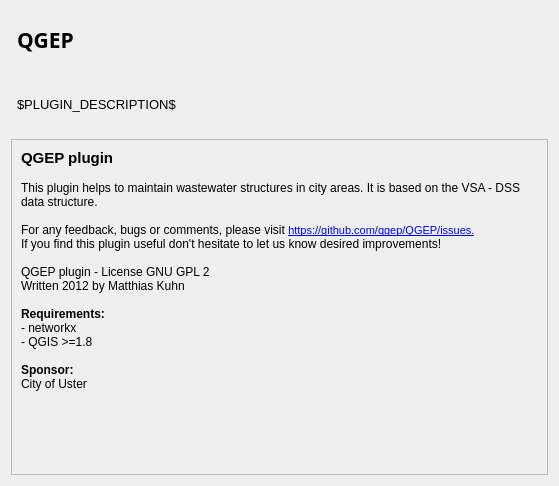
<?xml version="1.0" encoding="UTF-8"?>
<ui version="4.0">
 <class>DlgAbout</class>
 <widget class="QDialog" name="DlgAbout">
  <property name="geometry">
   <rect>
    <x>0</x>
    <y>0</y>
    <width>559</width>
    <height>486</height>
   </rect>
  </property>
  <property name="windowTitle">
   <string>Dialog</string>
  </property>
  <layout class="QGridLayout" name="gridLayout">
   <item row="1" column="1">
    <widget class="QLabel" name="description">
     <property name="sizePolicy">
      <sizepolicy hsizetype="Expanding" vsizetype="Expanding">
       <horstretch>0</horstretch>
       <verstretch>0</verstretch>
      </sizepolicy>
     </property>
     <property name="font">
      <font>
       <pointsize>10</pointsize>
      </font>
     </property>
     <property name="text">
      <string>$PLUGIN_DESCRIPTION$</string>
     </property>
     <property name="wordWrap">
      <bool>true</bool>
     </property>
    </widget>
   </item>
   <item row="2" column="0" colspan="2">
    <widget class="QScrollArea" name="scrollArea_2">
     <property name="widgetResizable">
      <bool>true</bool>
     </property>
     <widget class="QWidget" name="scrollAreaWidgetContents_2">
      <property name="geometry">
       <rect>
        <x>0</x>
        <y>0</y>
        <width>539</width>
        <height>325</height>
       </rect>
      </property>
      <layout class="QVBoxLayout" name="verticalLayout_3">
       <item>
        <widget class="QLabel" name="label_3">
         <property name="sizePolicy">
          <sizepolicy hsizetype="Preferred" vsizetype="Preferred">
           <horstretch>0</horstretch>
           <verstretch>0</verstretch>
          </sizepolicy>
         </property>
         <property name="minimumSize">
          <size>
           <width>10</width>
           <height>10</height>
          </size>
         </property>
         <property name="cursor">
          <cursorShape>ArrowCursor</cursorShape>
         </property>
         <property name="focusPolicy">
          <enum>Qt::NoFocus</enum>
         </property>
         <property name="frameShape">
          <enum>QFrame::NoFrame</enum>
         </property>
         <property name="text">
          <string>&lt;!DOCTYPE HTML PUBLIC &quot;-//W3C//DTD HTML 4.0//EN&quot; &quot;http://www.w3.org/TR/REC-html40/strict.dtd&quot;&gt;
&lt;html&gt;&lt;head&gt;&lt;meta name=&quot;qrichtext&quot; content=&quot;1&quot; /&gt;&lt;style type=&quot;text/css&quot;&gt;
p, li { white-space: pre-wrap; }
&lt;/style&gt;&lt;/head&gt;&lt;body style=&quot; font-family:'Cantarell'; font-size:11pt; font-weight:400; font-style:normal;&quot;&gt;
&lt;p style=&quot; margin-top:0px; margin-bottom:0px; margin-left:0px; margin-right:0px; -qt-block-indent:0; text-indent:0px;&quot;&gt;&lt;span style=&quot; font-family:'Sans Serif'; font-weight:600;&quot;&gt;QGEP plugin&lt;/span&gt;&lt;/p&gt;
&lt;p style=&quot;-qt-paragraph-type:empty; margin-top:0px; margin-bottom:0px; margin-left:0px; margin-right:0px; -qt-block-indent:0; text-indent:0px; font-family:'Sans Serif'; font-size:9pt;&quot;&gt;&lt;br /&gt;&lt;/p&gt;
&lt;p style=&quot; margin-top:0px; margin-bottom:0px; margin-left:0px; margin-right:0px; -qt-block-indent:0; text-indent:0px;&quot;&gt;&lt;span style=&quot; font-family:'Sans Serif'; font-size:9pt;&quot;&gt;This plugin helps to maintain wastewater structures in city areas. It is based on the VSA - DSS data structure.&lt;/span&gt;&lt;/p&gt;
&lt;p style=&quot;-qt-paragraph-type:empty; margin-top:0px; margin-bottom:0px; margin-left:0px; margin-right:0px; -qt-block-indent:0; text-indent:0px; font-family:'Sans Serif'; font-size:9pt;&quot;&gt;&lt;br /&gt;&lt;/p&gt;
&lt;p style=&quot; margin-top:0px; margin-bottom:0px; margin-left:0px; margin-right:0px; -qt-block-indent:0; text-indent:0px;&quot;&gt;&lt;span style=&quot; font-family:'Sans Serif'; font-size:9pt;&quot;&gt;For any feedback, bugs or comments, please visit &lt;/span&gt;&lt;a href=&quot;https://github.com/qgep/QGEP/issues&quot;&gt;&lt;span style=&quot; font-family:'MS Shell Dlg 2'; font-size:8pt; text-decoration: underline; color:#0000ff;&quot;&gt;https://github.com/qgep/QGEP/issues.&lt;/span&gt;&lt;/a&gt;&lt;/p&gt;
&lt;p style=&quot; margin-top:0px; margin-bottom:0px; margin-left:0px; margin-right:0px; -qt-block-indent:0; text-indent:0px;&quot;&gt;&lt;span style=&quot; font-family:'Sans Serif'; font-size:9pt;&quot;&gt;If you find this plugin useful don't hesitate to let us know desired improvements!&lt;/span&gt;&lt;/p&gt;
&lt;p style=&quot;-qt-paragraph-type:empty; margin-top:0px; margin-bottom:0px; margin-left:0px; margin-right:0px; -qt-block-indent:0; text-indent:0px; font-family:'Sans Serif'; font-size:9pt;&quot;&gt;&lt;br /&gt;&lt;/p&gt;
&lt;p style=&quot; margin-top:0px; margin-bottom:0px; margin-left:0px; margin-right:0px; -qt-block-indent:0; text-indent:0px;&quot;&gt;&lt;span style=&quot; font-family:'Sans Serif'; font-size:9pt;&quot;&gt;QGEP plugin - License GNU GPL 2&lt;/span&gt;&lt;/p&gt;
&lt;p style=&quot; margin-top:0px; margin-bottom:0px; margin-left:0px; margin-right:0px; -qt-block-indent:0; text-indent:0px;&quot;&gt;&lt;span style=&quot; font-family:'Sans Serif'; font-size:9pt;&quot;&gt;Written 2012 by Matthias Kuhn&lt;/span&gt;&lt;/p&gt;
&lt;p style=&quot;-qt-paragraph-type:empty; margin-top:0px; margin-bottom:0px; margin-left:0px; margin-right:0px; -qt-block-indent:0; text-indent:0px; font-family:'Sans Serif'; font-size:9pt;&quot;&gt;&lt;br /&gt;&lt;/p&gt;
&lt;p style=&quot; margin-top:0px; margin-bottom:0px; margin-left:0px; margin-right:0px; -qt-block-indent:0; text-indent:0px;&quot;&gt;&lt;span style=&quot; font-family:'Sans Serif'; font-size:9pt; font-weight:600;&quot;&gt;Requirements:&lt;/span&gt;&lt;/p&gt;
&lt;p style=&quot; margin-top:0px; margin-bottom:0px; margin-left:0px; margin-right:0px; -qt-block-indent:0; text-indent:0px;&quot;&gt;&lt;span style=&quot; font-family:'Sans Serif'; font-size:9pt;&quot;&gt;- networkx&lt;/span&gt;&lt;/p&gt;
&lt;p style=&quot; margin-top:0px; margin-bottom:0px; margin-left:0px; margin-right:0px; -qt-block-indent:0; text-indent:0px;&quot;&gt;&lt;span style=&quot; font-family:'Sans Serif'; font-size:9pt;&quot;&gt;- QGIS &amp;gt;=1.8&lt;/span&gt;&lt;/p&gt;
&lt;p style=&quot;-qt-paragraph-type:empty; margin-top:0px; margin-bottom:0px; margin-left:0px; margin-right:0px; -qt-block-indent:0; text-indent:0px; font-family:'Sans Serif'; font-size:9pt;&quot;&gt;&lt;br /&gt;&lt;/p&gt;
&lt;p style=&quot; margin-top:0px; margin-bottom:0px; margin-left:0px; margin-right:0px; -qt-block-indent:0; text-indent:0px;&quot;&gt;&lt;span style=&quot; font-family:'Sans Serif'; font-size:9pt; font-weight:600;&quot;&gt;Sponsor:&lt;/span&gt;&lt;/p&gt;
&lt;p style=&quot; margin-top:0px; margin-bottom:0px; margin-left:0px; margin-right:0px; -qt-block-indent:0; text-indent:0px;&quot;&gt;&lt;span style=&quot; font-family:'Sans Serif'; font-size:9pt;&quot;&gt;City of Uster&lt;/span&gt;&lt;/p&gt;&lt;/body&gt;&lt;/html&gt;</string>
         </property>
         <property name="textFormat">
          <enum>Qt::AutoText</enum>
         </property>
         <property name="scaledContents">
          <bool>false</bool>
         </property>
         <property name="alignment">
          <set>Qt::AlignLeading|Qt::AlignLeft|Qt::AlignTop</set>
         </property>
         <property name="wordWrap">
          <bool>true</bool>
         </property>
         <property name="openExternalLinks">
          <bool>true</bool>
         </property>
         <property name="textInteractionFlags">
          <set>Qt::LinksAccessibleByMouse</set>
         </property>
        </widget>
       </item>
      </layout>
     </widget>
    </widget>
   </item>
   <item row="0" column="1">
    <widget class="QLabel" name="title">
     <property name="sizePolicy">
      <sizepolicy hsizetype="Expanding" vsizetype="Expanding">
       <horstretch>0</horstretch>
       <verstretch>0</verstretch>
      </sizepolicy>
     </property>
     <property name="font">
      <font>
       <family>Sans Serif</family>
       <pointsize>16</pointsize>
       <weight>75</weight>
       <bold>true</bold>
      </font>
     </property>
     <property name="text">
      <string>QGEP</string>
     </property>
    </widget>
   </item>
  </layout>
 </widget>
 <resources/>
 <connections/>
</ui>
